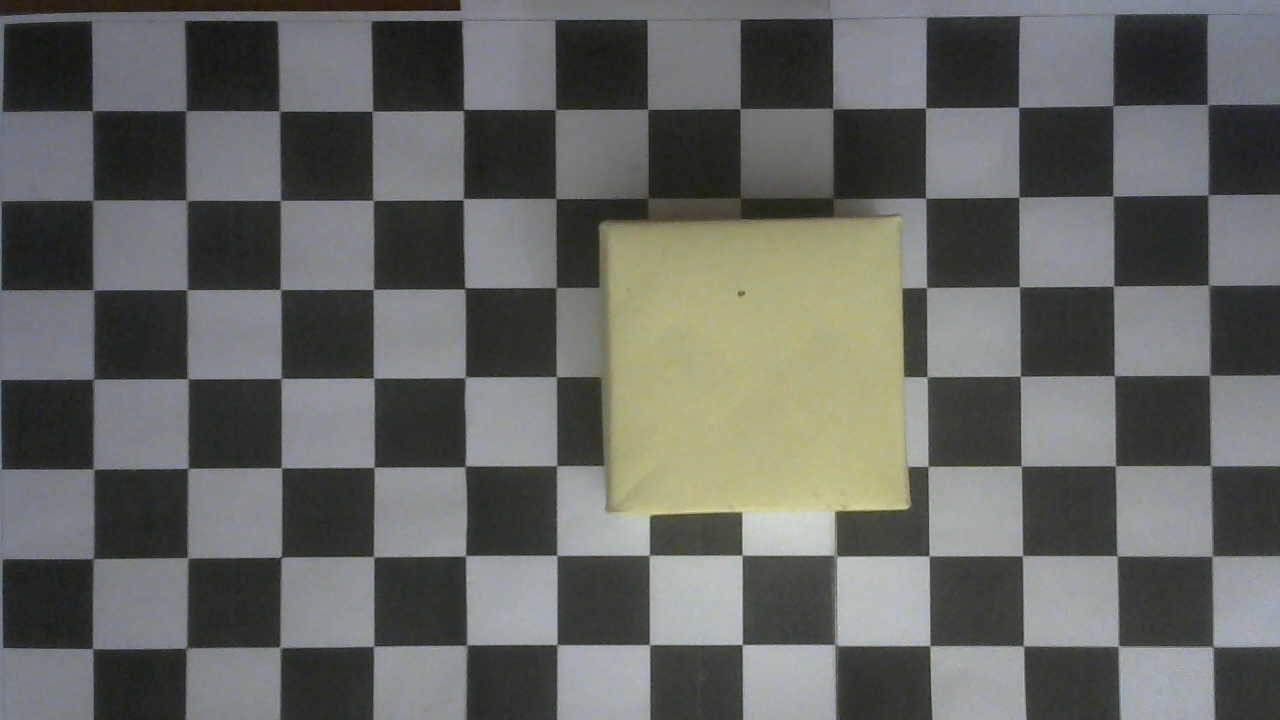
#> input picture image/03.jpg, 1280 x 720 px
$ python 2D.py
#> lines starting #> are read from the running program, lines starting #| are printed output that depends on the picture
import cv2

img = cv2.imread('image/03.jpg', cv2.IMREAD_GRAYSCALE)
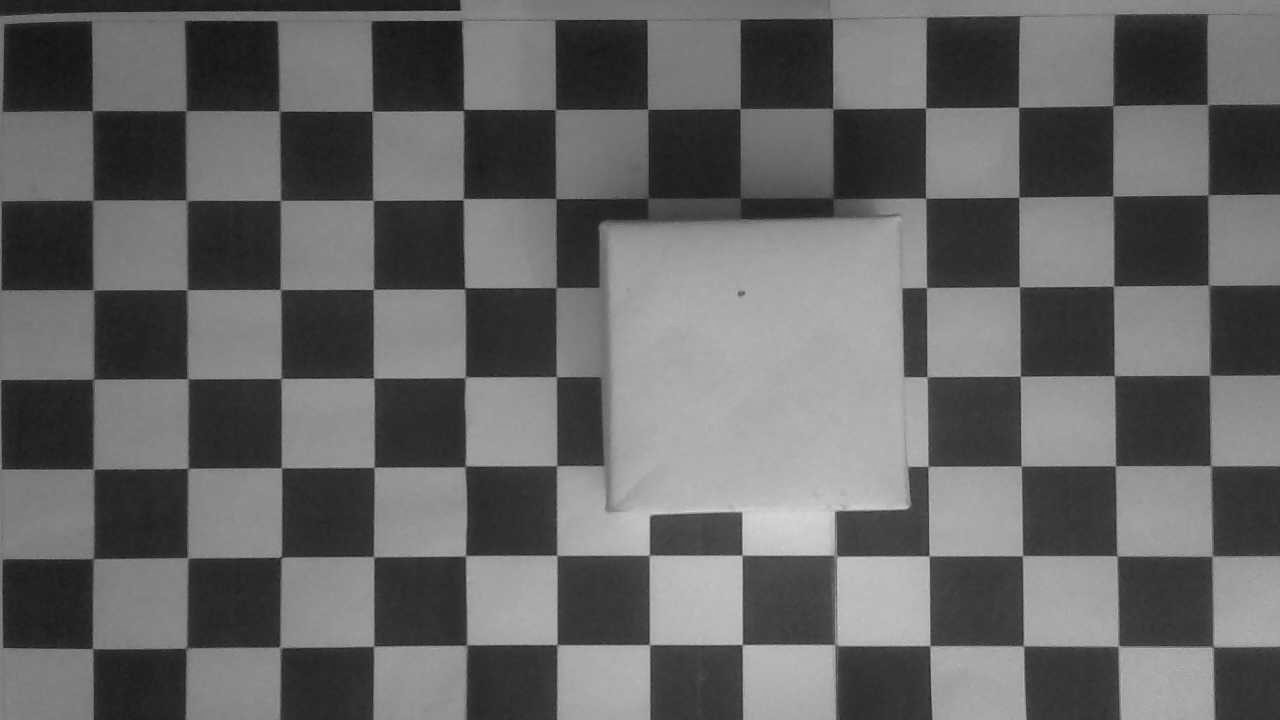
#> img: shape (720, 1280); min 13, max 216, mean 101.3
img_bg = cv2.imread('image/n_bg.jpg', cv2.IMREAD_GRAYSCALE)
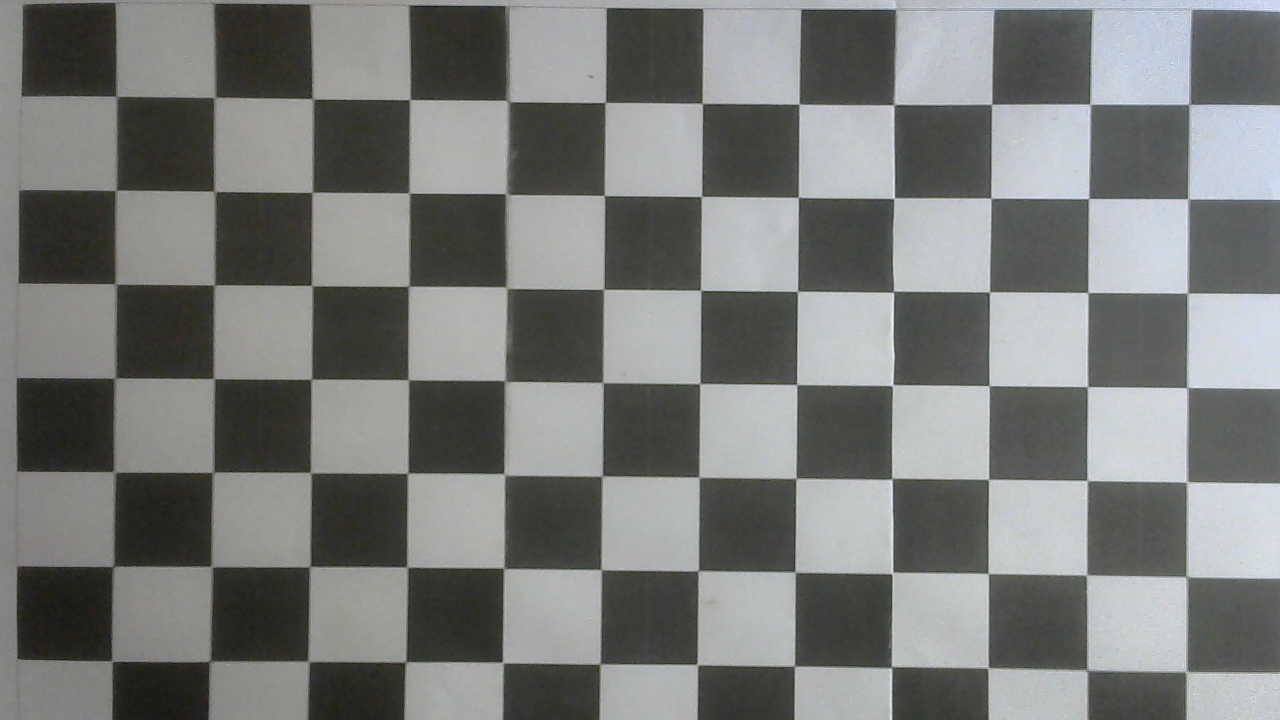
#> input picture image/n_bg.jpg, 1280 x 720 px
#> img_bg: shape (720, 1280); min 21, max 248, mean 122.5

#> (the run stopped early here; a loop or call above may not have finished)
